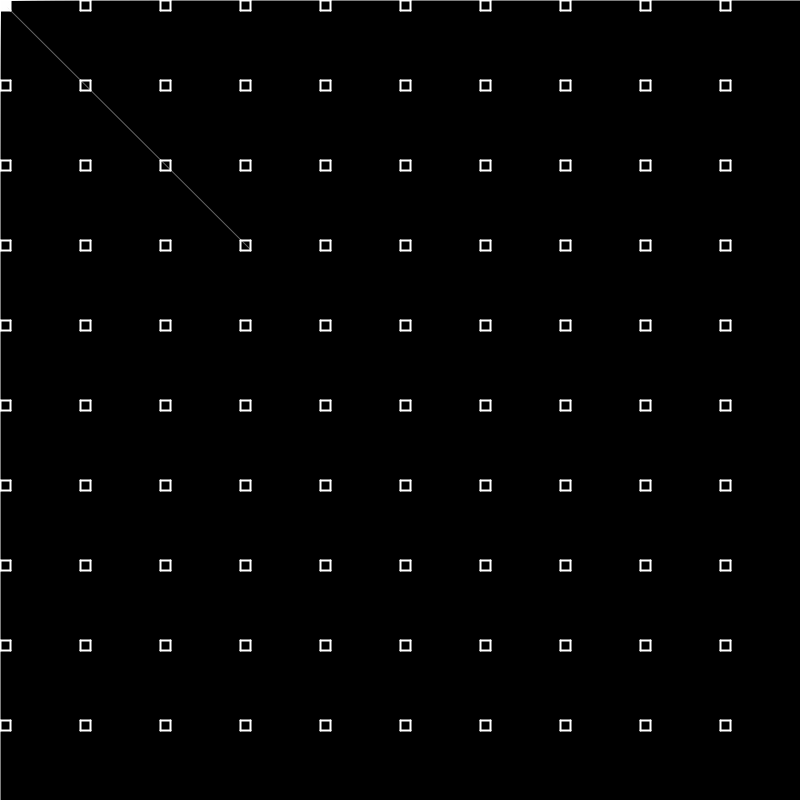
Frame 1 (no input)
Frame 60 (the mouse pressed at the canvas centre just before this capture): identical to frame 1, image omitted
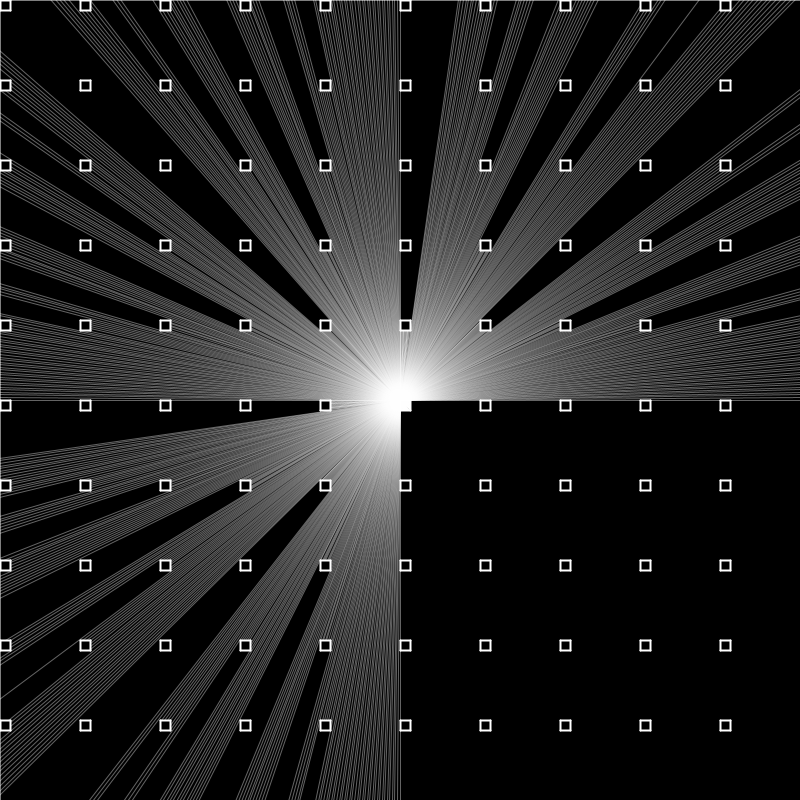
Frame 120 (the mouse held since frame 60 and released just before this capture)

The Processing sketch that drew these frames (run headless with seeded random() and noise(); from frame 60 on, the mouse is pressed at the canvas centre):

// Processing sketch: raycasting_3
// ── raycasting_3.pde
ArrayList<Ray> rays;
ArrayList<Wall> walls;
float nRays = 1000;
float nWalls = 0;
PVector[][] pt;
float xoff = 0;
float yoff = 100;
float mx, my;
int touchmode = 1;  //1 = mouse, 0 = random


int nBox = 10;
float[] bx = new float[nBox];
float[] by = new float[nBox];
float[] bw = new float[nBox];
float[] bh = new float[nBox];




void setup() {
   size(800,800);
   
  
   
   
   
   rays = new ArrayList<Ray>();
   walls = new ArrayList<Wall>();
   pt = new PVector[int(nRays)][int(nWalls)];
   
   for (int i=0; i<nRays; i++) {
      rays.add(new Ray(i*2*PI/nRays));
   }
   
   walls.add(new Wall(-1, -1, -1, height));
   walls.add(new Wall(-1, -1, width, -1));
   walls.add(new Wall(width+1, -1, width+1, height));
   walls.add(new Wall(0, height+1, width, height+1));
   
   for (int i=0; i<nWalls; i++) {
      walls.add(new Wall(random(width), random(height), random(width), random(height)));
   }

   
   for(int i=0;i < nBox;i++){
      for(int j=0; j< nBox;j++){
         
         bx[i] = i*width/nBox;
         by[j] = j*height/nBox;
         bw[i] = 10;
         bh[i] = bw[i];
         
         
         walls.add(new Wall(bx[i], by[j], bx[i]+bw[i], by[j]));
         walls.add(new Wall(bx[i]+bw[i], by[j], bx[i]+bw[i], by[j]+bh[i]));
         walls.add(new Wall(bx[i], by[j]+bh[i], bx[i]+bw[i], bh[i]+by[j]));
         walls.add(new Wall(bx[i], by[j], bx[i], by[j]+bh[i]));
      }
   }
}

void draw() {
   background(0);
   if(touchmode == 1){
      mx = mouseX;
      my = mouseY;
   }
   if(touchmode == 0){
      xoff += 0.01;
      yoff += 0.01;
      mx = noise(xoff)*width;
      my = noise(yoff)*height;
   }
   for (int i = 0; i < walls.size(); i++) {
      walls.get(i).display(); // display walls
   }
   stroke(100);
   
   for (int i=0; i<nRays; i++) {
      float record = 1000000;
      PVector closest = null;
      rays.get(i).display(mx, my); // display rays
      for (int j = 0; j < walls.size(); j++) {
         rays.get(i).cast(walls.get(j)); // Finds point on walls
         if (rays.get(i).touch == 1) {
            float d = dist(mx, my, rays.get(i).pt.x, rays.get(i).pt.y);
            if (d < record) {
               record = d;
               closest = new PVector(rays.get(i).pt.x, rays.get(i).pt.y);
            }
         }
      }
      if (closest != null) {
         line(mx, my, closest.x, closest.y);
      }
   }
}

// ── Ray.pde
class Ray {
  float x, y;
  PVector dir;
  float angle;
  int touch; // 1 = touch, 0 = no touch
  PVector pt;
  float mx, my;
  Ray(float tempangle) {
    angle = tempangle;

    dir = new PVector(sin(angle), -cos(angle));
    pt = new PVector();
  }

  void display(float tempmx, float tempmy) {

    stroke(255, 100);
    strokeWeight(1);

    mx = tempmx;
    my = tempmy;
    
    x = mouseX;
    y = mouseY;
    line(mx, my, mx+dir.x, my+dir.y);
  }

  void cast(Wall wall) {
    float x1 = wall.x1;
    float y1 = wall.y1;
    float x2 = wall.x2;
    float y2 = wall.y2;

    float x3 = mx; 
    float y3 = my;
    float x4 = mx + dir.x; 
    float y4 = my + dir.y;

    float den = (x1-x2)*(y3-y4) - (y1-y2)*(x3-x4);
    if (den == 0) {
      return;
    }
    float t = ((x1-x3)*(y3-y4)-(y1-y3)*(x3-x4))/den;
    float u = -((x1-x2)*(y1-y3)-(y1-y2)*(x1-x3))/den;
    if (t > 0 && t < 1 && u > 0) {
      pt.x = x1 + t*(x2-x1);
      pt.y = y1 + t*(y2-y1);
      touch = 1;
    } else {
      touch = 0;
    }
  }
}
// ── Wall.pde
class Wall {
  float x1, x2, y1, y2;

  Wall(float tempx1, float tempy1, float tempx2, float tempy2) {
    x1 = tempx1;
    x2 = tempx2;
    y1 = tempy1;
    y2 = tempy2;
  }

  void display() {
     stroke(255);
    strokeWeight(2);
    line(x1, y1, x2, y2);
  }
}
